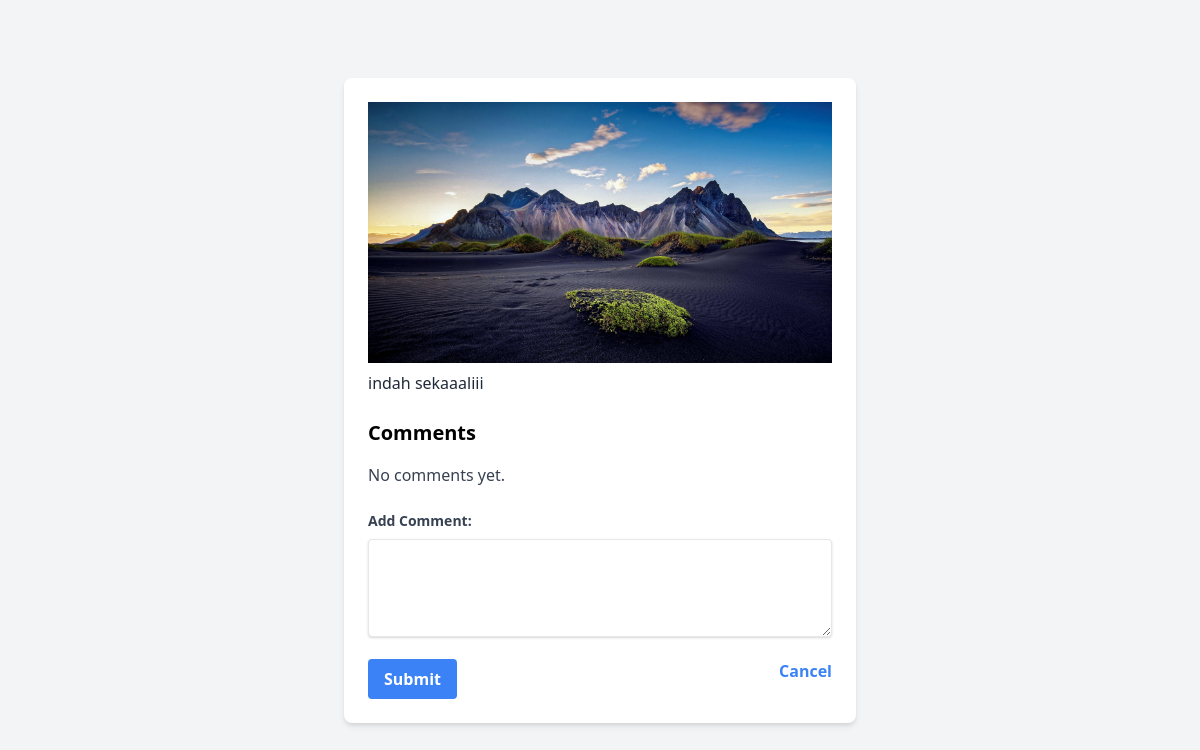
The app's page /comments.php?photo_id=93 with its own data.
### tables this page shows
CREATE TABLE `photos` (
  `photo_id` int(11) NOT NULL,
  `user_id` int(11) NOT NULL,
  `album_id` int(11) NOT NULL,
  `title` varchar(100) NOT NULL,
  `description` text NOT NULL,
  `image_path` varchar(255) NOT NULL,
  `created_at` timestamp NOT NULL DEFAULT current_timestamp() ON UPDATE current_timestamp()
);

### comments.php (the view, shortened to what this page needs)
<?php
require_once('koneksi.php');
$conn = new mysqli($servername, $username, $password, $dbname);
$photo_id = isset($_GET['photo_id']) ? $_GET['photo_id'] : '';
$sql_photo = "SELECT * FROM photos WHERE photo_id = $photo_id";
$result_photo = $conn->query($sql_photo);
$photo_data = $result_photo->fetch_assoc();
?>
<!DOCTYPE html>
<html lang="en">
<head>
    <link href="https://cdn.jsdelivr.net/npm/tailwindcss@2.2.19/dist/tailwind.min.css" rel="stylesheet">
    <link rel="stylesheet" href="./css/fontawesome.min.css">
    <link rel="stylesheet" href="./css/all.min.css">
</head>
<body class="bg-gray-100 min-h-screen flex flex-col justify-center items-center relative">
    <div class="bg-white p-6 rounded-lg shadow-md max-w-lg w-full relative">
        <?php if (empty($photo_id) || !$photo_data): ?>
            <p class="text-red-600">Parameter photo_id tidak ditemukan atau tidak ada data foto untuk ID tersebut.</p>
        <?php else: ?>
            <img class="enlarge-image object-cover mb-2" src="uploads/<?php echo $photo_data['image_path']; ?>" alt="<?php echo $photo_data['title']; ?>">
            <p class="text-gray-800"><?php echo $photo_data['description']; ?></p>
            <h2 class="text-xl font-bold mt-6 mb-4">Comments</h2>
            <div>
                <?php
                $sql_comments = "SELECT comments.*, users.username FROM comments
                                INNER JOIN users ON comments.user_id = users.user_id
                                WHERE photo_id = $photo_id";
                $result_comments = $conn->query($sql_comments);
                if ($result_comments->num_rows > 0) {
                    while($row = $result_comments->fetch_assoc()) {
                        ?>
                        <div class="bg-gray-200 p-4 rounded-md mb-2 flex justify-between items-center">
                            <div>
                                <p class="text-sm text-gray-700"><strong>Comment by <?php echo $row["username"]; ?>:</strong></p>
                                <p class="text-gray-800"><?php echo $row["comment_text"]; ?></p>
                            </div>
                            <?php if ($row['user_id'] == $_SESSION['userid']): ?>
                                <a href="javascript:void(0);" onclick="confirmDelete(<?php echo $row['comment_id']; ?>)" class="text-red-500 hover:text-red-700"><i class="fa-sharp fa-solid fa-trash"></i></a>
                            <?php endif; ?>
                        </div>
                        <?php
                    }
                } else {
                    echo '<p class="text-gray-700">No comments yet.</p>';
                }
                ?>
            </div>
            <form action="<?php echo htmlspecialchars($_SERVER["PHP_SELF"]) . '?photo_id=' . $photo_id; ?>" method="post" class="mt-6 relative">
                <div class="mb-4">
                    <label for="comment_text" class="block text-gray-700 text-sm font-bold mb-2">Add Comment:</label>
                    <textarea name="comment_text" id="comment_text" class="shadow appearance-none border rounded w-full py-2 px-3 text-gray-700 leading-tight focus:outline-none focus:shadow-outline" rows="4" required></textarea>
                </div>
                <button type="submit" class="bg-blue-500 hover:bg-blue-700 text-white font-bold py-2 px-4 rounded focus:outline-none focus:shadow-outline">Submit</button>
                <a href="dashboard.php" class="cancel-button mb-4 font-bold text-blue-500 hover:text-blue-700 hover:underline">Cancel</a>
            </form>
        <?php endif; ?>
    </div>
</body>
</html>

### comments.php (style rules this page uses)
.enlarge-image { width: 100%; max-width: 600px; height: auto; }
.cancel-button { position: absolute; bottom: 0; right: 0; }

### records on screen
photos: image_path (picture), description "indah sekaaaliii"
